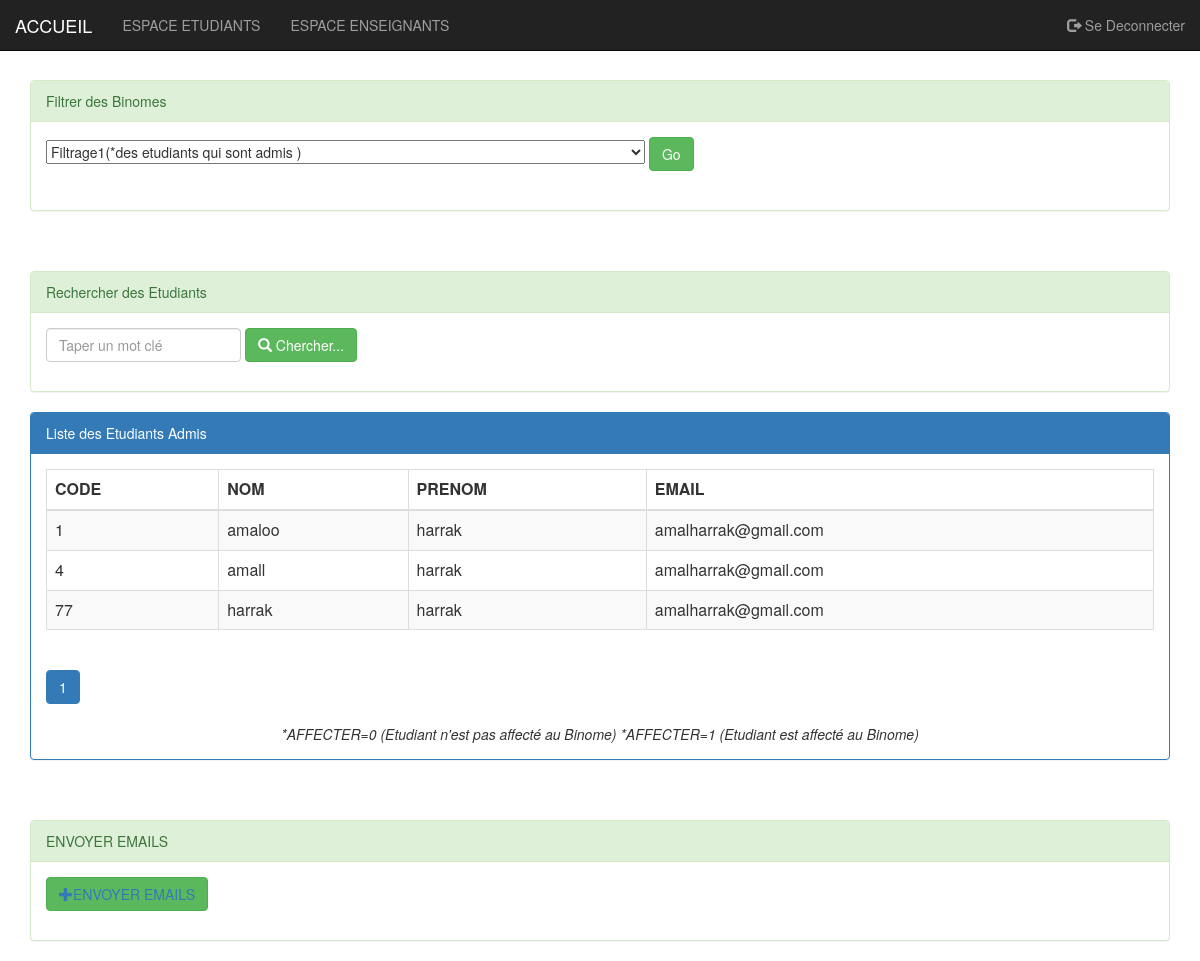
Page /page/filtre1.php (signed in) on the committed database.
### tables this page shows
CREATE TABLE IF NOT EXISTS `semestre` (
  `ID` int(5) NOT NULL,
  `S1` int(1) DEFAULT NULL,
  `note_eliminatoire1` int(11) NOT NULL,
  `MOYENNE_S1` double DEFAULT NULL,
  `S2` int(1) DEFAULT NULL,
  `note_eliminatoire2` int(11) NOT NULL,
  `MOYENNE_S2` double DEFAULT NULL,
  `S3` int(1) DEFAULT NULL,
  `note_eliminatoire3` int(11) NOT NULL,
  `MOYENNE_S3` double DEFAULT NULL,
  `S4` int(1) DEFAULT NULL,
  `note_eliminatoire4` int(11) NOT NULL,
  `MOYENNE_S4` double DEFAULT NULL,
  `S5` int(1) DEFAULT NULL,
  `note_eliminatoire5` int(11) NOT NULL,
  `MOYENNE_S5` double DEFAULT NULL,
  `S6` int(1) DEFAULT NULL,
  `note_eliminatoire6` int(11) NOT NULL,
  `MOYENNE_S6` double DEFAULT NULL,
  PRIMARY KEY (`ID`)
);

CREATE TABLE IF NOT EXISTS `fil1admis` (
  `ID` int(5) NOT NULL AUTO_INCREMENT,
  `NOM` varchar(20) NOT NULL,
  `PRENOM` varchar(20) NOT NULL,
  `EMAIL` varchar(30) NOT NULL,
  `AFFECTER` int(11) NOT NULL DEFAULT '0',
  PRIMARY KEY (`ID`),
  UNIQUE KEY `ID` (`ID`)
);

### page/filtre1.php (the view, shortened to what this page needs)
<?php
	require_once('conexionbd.php');
	$mc=isset($_GET['motCle'])? $_GET['motCle']:"";
	$size=isset($_GET['size'])?$_GET['size']:6;
	$page=isset($_GET['page'])? $page=$_GET['page']:1;
	$offset=($page-1)*$size;
	if($mc==0){
		$resultat = "SELECT ID1,NOM1,PRENOM1,EMAIL1,ID2,NOM2,PRENOM2,EMAIL2
								FROM nonadmis
                                WHERE
                             NOM1 like '%$mc%'OR
                                ID1='$mc' OR PRENOM1 like '%$mc%' OR NOM2 like '%$mc%'OR
                                ID2='$mc' OR PRENOM2 like '%$mc%'
								ORDER BY ID1
								LIMIT $size
                            OFFSET $offset";
       	$resultat2 = "select count(*)  nbrEtudiant
								from nonadmis
								where NOM1 like '%$mc%' OR ID1='%$mc%' OR PRENOM1 like '%$mc%' OR NOM2 like '%$mc%' OR ID2='%$mc%' OR PRENOM2 like '%$mc%'";
    }
      else{
       	$resultat2 = "select count(*)  nbrEtudiant
								from nonadmis
								where NOM1 like '%$mc%' OR ID1='%$mc%' OR PRENOM1 like '%$mc%' OR NOM2 like '%$mc%' OR ID2='%$mc%' OR PRENOM2 like '%$mc%'";
    }
 $resultatcount=$pdo->query($resultat2);
	$nbrCount=$resultatcount->fetch();
   $nbrEtu=$nbrCount['nbrEtudiant'];
	$reste=$nbrEtu % $size;
	 if($reste==0)
	$nbrPage=$nbrEtu/$size;
	else
	$nbrPage=floor($nbrEtu/$size)+1;
    $res="SELECT * FROM semestre ";
        $cou= $pdo->query($res);
function  test($cou){
    $tab=array() ;
    $i=0;
    while($st=$cou->fetch()){
           $moy1=(($st['MOYENNE_S1']+$st['MOYENNE_S2'])/2);
        if($moy1>=10 && $st['note_eliminatoire1']==0 && $st['note_eliminatoire2']==0){
           $moy2=(($st['MOYENNE_S3']+$st['MOYENNE_S4'])/2);
            echo "f";
            if($moy2>=10 && $st['note_eliminatoire3']==0 && $st['note_eliminatoire4']==0){
                echo $moy2;
                 echo "a";
                    if( ($st['S5']>=3 && $st['MOYENNE_S5'] >=9 && $st['note_eliminatoire5']==0 ) || ($st['MOYENNE_S5'] >=10 && $st['note_eliminatoire5']==0)) {
                          $tab[$i]=$st['ID'];
                            $i++;
                    }
                }
            }
            }
        return $tab;
    }
$ta=test($cou);
?>
<!DOCTYPE HTML>
<html>
	<head>
		<link rel="stylesheet" type="text/css" href="../css/bootstrap.css">
		<link rel="stylesheet" type="text/css" href="../css/monstyle.css">
	</head>
	<body>
			<?php include('Menu.php');?>
			<div class="container">
					<div class="panel panel-success margetop">
							<div class="panel-heading">Filtrer des Binomes</div>
					      <div class="panel-body">
						  <form method="post" action="filtrage_test.php" class="form-inline">
						  <div class="form-group">
    <p>
     <select name="menu">
          <option value="filtre1.php"><a href="filtre1.php">Filtrage1(*des etudiants qui sont admis )</a></option>
     </select>
        <button type="submit" class="btn btn-success"value="Go" name="Go" title="valider pour aller à la page sélectionnée">Go</button>
   </p>
                            </div>
						</form>
					  </div>
				</div>
					<div class="panel panel-success margetop">
					<div class="panel-heading">Rechercher des Etudiants</div>
					<div class="panel-body">
						<form method="get" action="ESPACE_ETUDIANT.php" class="form-inline">
						<div class="form-group">
								<input type="text" name="motCle"
										placeholder="Taper un mot clé"
										 class="form-control"
										value="<?php echo $mc; ?>"/>
                            </div>
								<button type="submit" class="btn btn-success">
									<span class="glyphicon glyphicon-search"></span>
									Chercher...
								</button>
						</form>
					</div>
				</div>
				<div class="panel panel-primary">
					<div class="panel-heading">
				Liste des Etudiants Admis
					</div>
					<div class="panel-body">
						<table class="table table-striped table-bordered">
							<thead>
								<tr>
									<th>CODE </th>
									<th>NOM </th>
									<th>PRENOM  </th>
									<th>EMAIL </th>
								</tr>
							</thead>
							<tbody>
          <?php
$sql="select * from fil1admis ";
                                $res=$pdo->query($sql);
                                while($STAGIAIRE=$res->fetch()){ ?>
                        			<tr>
								<td><?php echo $STAGIAIRE['ID'] ?></td>
								<td><?php echo $STAGIAIRE['NOM'] ?></td>
								<td><?php echo $STAGIAIRE['PRENOM'] ?></td>
								<td><?php echo $STAGIAIRE['EMAIL'] ?></td>
									</tr>
                       <?php } ?>
							</tbody>
						</table>
		<div>
								<ul class="pagination">
									<?php for($i=1;$i<=$nbrPage;$i++){ ?>
										<li class="<?php if($i==$page) echo 'active' ?>">
<a href="filtre1.php?page=<?php echo $i ;?>&motCle=<?php echo $mc ; ?>">
   <?php echo $i ;?>
											</a>
										</li>
									<?php } ?>
								</ul>
						<center>	<h8><i> *AFFECTER=0 (Etudiant n'est pas affecté au Binome)</i></h8>
                            <h8><i>  *AFFECTER=1 (Etudiant est affecté au Binome)</i><h8></center>
						</div>
					</div>
				</div>
                 <div class="panel panel-success margetop">
					<div class="panel-heading">ENVOYER EMAILS</div>
					<div class="panel-body">
										<form method="get" action="email1.php" class="form-inline">
								<button type="submit" class="btn btn-success">
									<a  href="email1.php"><span class="glyphicon glyphicon-plus" ></span>ENVOYER  EMAILS</a>
								</button>
                        </form>
					</div>
                </div>
			</div>
	</body>
</html>

### css/monstyle.css (style rules this page uses)
.margetop { margin-top:60px; }

### rows in the picture
semestre: MOYENNE_S3 "10"
semestre: MOYENNE_S3 "10"
semestre: MOYENNE_S3 "10"
semestre: MOYENNE_S3 "10"
semestre: MOYENNE_S3 "10"
semestre: MOYENNE_S3 "10"
semestre: MOYENNE_S3 "10"
semestre: MOYENNE_S3 "10"
fil1admis: ID "1", NOM "amaloo", PRENOM "harrak", EMAIL "amalharrak@gmail.com"
fil1admis: ID "4", NOM "amall", PRENOM "harrak", EMAIL "amalharrak@gmail.com"
fil1admis: ID "77", NOM "harrak", PRENOM "harrak", EMAIL "amalharrak@gmail.com"
